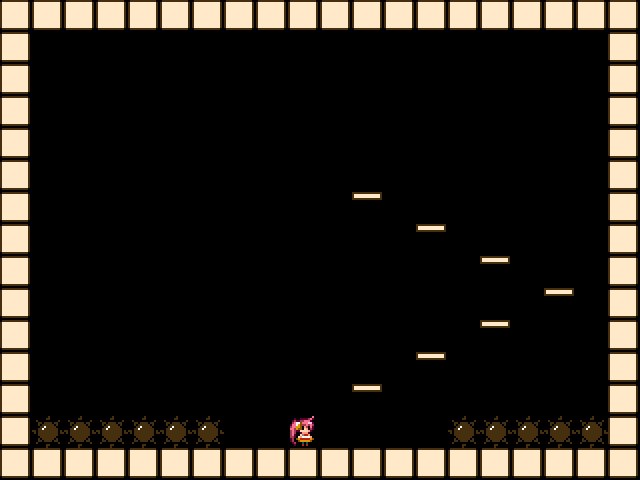

This is a level from a 2D game, rendered from its Tiled map with the project's own tilesets. A one-line summary and the complete map file follow:
An orthogonal 20x15 tile map with 32x32 px tiles, 1 tile layer (タイル・レイヤー1).

<map version="1.0" orientation="orthogonal" renderorder="right-down" width="20" height="15" tilewidth="32" tileheight="32" nextobjectid="1">
 <tileset firstgid="1" name="tileset" tilewidth="32" tileheight="32" tilecount="8" columns="8">
  <image source="tileset.png" width="256" height="32" />
 </tileset>
 <layer name="タイル・レイヤー1" width="20" height="15">
  <data encoding="csv">
2,2,2,2,2,2,2,2,2,2,2,2,2,2,2,2,2,2,2,2,
2,0,0,0,0,0,0,0,0,0,0,0,0,0,0,0,0,0,0,2,
2,0,0,0,0,0,0,0,0,0,0,0,0,0,0,0,0,0,0,2,
2,0,0,0,0,0,0,0,0,0,0,0,0,0,0,0,0,0,0,2,
2,0,0,0,0,0,0,0,0,0,0,0,0,0,0,0,0,0,0,2,
2,0,0,0,0,0,0,0,0,0,0,0,0,0,0,0,0,0,0,2,
2,0,0,0,0,0,0,0,0,0,0,4,0,0,0,0,0,0,0,2,
2,0,0,0,0,0,0,0,0,0,0,0,0,4,0,0,0,0,0,2,
2,0,0,0,0,0,0,0,0,0,0,0,0,0,0,4,0,0,0,2,
2,0,0,0,0,0,0,0,0,0,0,0,0,0,0,0,0,4,0,2,
2,0,0,0,0,0,0,0,0,0,0,0,0,0,0,4,0,0,0,2,
2,0,0,0,0,0,0,0,0,0,0,0,0,4,0,0,0,0,0,2,
2,0,0,0,0,0,0,0,0,0,0,4,0,0,0,0,0,0,0,2,
2,3,3,3,3,3,3,0,0,1,0,0,0,0,3,3,3,3,3,2,
2,2,2,2,2,2,2,2,2,2,2,2,2,2,2,2,2,2,2,2
</data>
 </layer>
</map>
